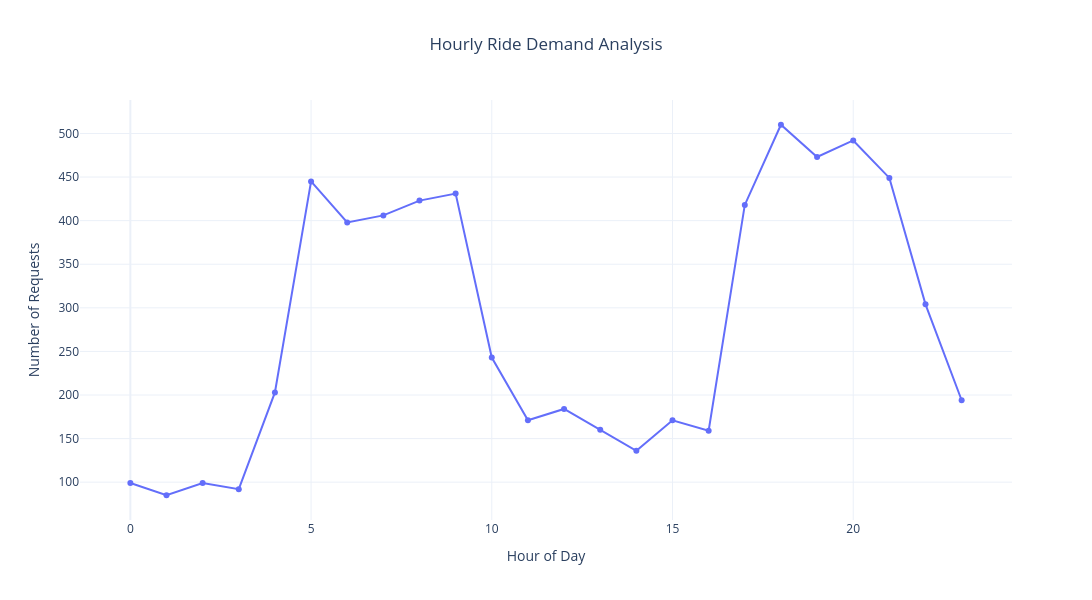

Notebook code cell kept with this figure:
### Code cell
hourly_requests = df.groupby('Request Hour').size().reset_index(name='Requests')

fig = px.line(
    hourly_requests,
    x='Request Hour',
    y='Requests',
    markers=True,
    title='Hourly Ride Demand Analysis'
)

fig.update_layout(
    title_x=0.5,
    width=1100,
    height=600,
    xaxis_title='Hour of Day',
    yaxis_title='Number of Requests'
)

fig.show()

### Figure 1 — Plotly figure (JSON) as saved in the notebook; plotly's stock layout.template omitted (floating-point values rounded to 4 significant figures)
{"data": [{"hovertemplate": "Request Hour=%{x}<br>Requests=%{y}<extra></extra>", "legendgroup": "", "line": {"color": "#636efa", "dash": "solid"}, "marker": {"symbol": "circle"}, "mode": "lines+markers", "name": "", "orientation": "v", "showlegend": false, "type": "scatter", "x": [0, 1, 2, 3, 4, 5, 6, 7, 8, 9, 10, 11, 12, 13, 14, 15, 16, 17, 18, 19, 20, 21, 22, 23], "xaxis": "x", "y": [99, 85, 99, 92, 203, 445, 398, 406, 423, 431, 243, 171, 184, 160, 136, 171, 159, 418, 510, 473, 492, 449, 304, 194], "yaxis": "y"}], "layout": {"height": 600, "legend": {"tracegroupgap": 0}, "title": {"text": "Hourly Ride Demand Analysis", "x": 0.5}, "width": 1100, "xaxis": {"anchor": "y", "domain": [0, 1], "title": {"text": "Hour of Day"}}, "yaxis": {"anchor": "x", "domain": [0, 1], "title": {"text": "Number of Requests"}}}}
